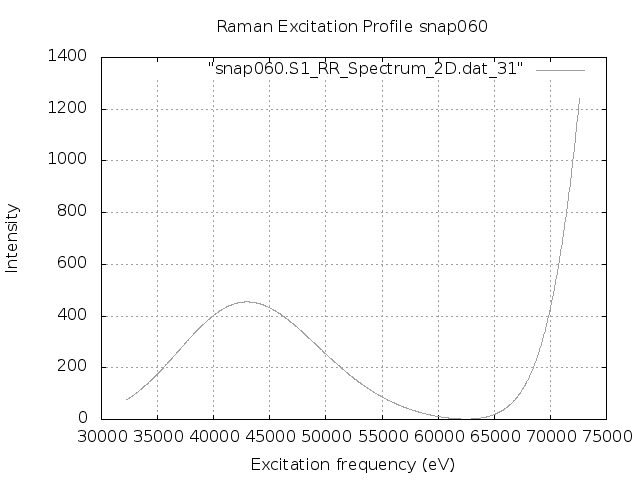

Generate this figure with gnuplot:
set terminal png
set output "snap060.S1.REP.png"
set xlabel 'Excitation frequency (eV)'
set ylabel 'Intensity'
set title "Raman Excitation Profile snap060"
set grid
set autoscale
plot "snap060.S1_RR_Spectrum_2D.dat_31" with lines lc "blue"
exit
